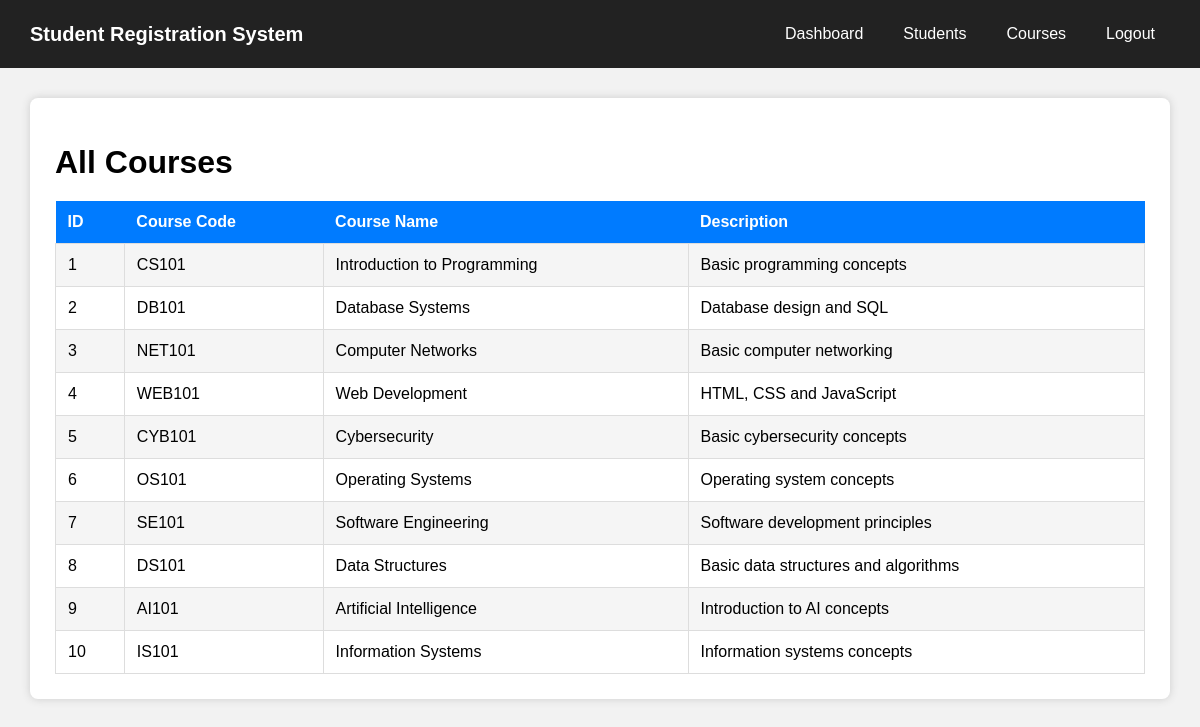
The app's page /course-list.php (signed in) with its own data.
### tables this page shows
CREATE TABLE `courses` (
  `id` int(11) NOT NULL,
  `course_code` varchar(50) NOT NULL,
  `course_name` varchar(150) NOT NULL,
  `description` text DEFAULT NULL
);

### course-list.php (the view, shortened to what this page needs)
<?php
include "connection.php";
$sql = "SELECT * FROM courses";
$result = mysqli_query($connection, $sql);
?>
<!DOCTYPE html>
<html>
<head>
    <link rel="stylesheet" href="style.css">
</head>
<body>
<nav class="navbar">
    <div class="logo">
        Student Registration System
    </div>
    <div class="nav-links">
        <a href="#dashboard">Dashboard</a>
        <a href="student-list.php">Students</a>
        <a href="course-list.php">Courses</a>
        <a href="logout.php">Logout</a>
    </div>
</nav>
<div class="course-container">
    <h1>All Courses</h1>
    <table class="course-table">
        <tr>
            <th>ID</th>
            <th>Course Code</th>
            <th>Course Name</th>
            <th>Description</th>
        </tr>
        <?php while ($course = mysqli_fetch_assoc($result)) { ?>
        <tr>
            <td>
                <?php echo $course['id']; ?>
            </td>
            <td>
                <?php echo $course['course_code']; ?>
            </td>
            <td>
                <?php echo $course['course_name']; ?>
            </td>
            <td>
                <?php echo $course['description']; ?>
            </td>
        </tr>
        <?php } ?>
    </table>
</div>
</body>
</html>

### style.css (style rules this page uses)
* { box-sizing: border-box; }
body { margin: 0; padding: 0; font-family: Arial, sans-serif; background-color: #f2f2f2; }
.navbar { width: 100%; background-color: #222; display: flex; justify-content: space-between; align-items: center; padding: 15px 30px; box-sizing: border-box; }
.logo { color: white; font-size: 20px; font-weight: bold; }
.nav-links { display: flex; gap: 10px; }
.nav-links a { color: white; text-decoration: none; padding: 10px 15px; border-radius: 5px; }

### course-list.php (style rules this page uses)
.course-container { width: 95%; margin: 30px auto; background-color: white; padding: 25px; border-radius: 8px; box-shadow: 0 0 8px #ccc; }
.course-container h1 { margin-bottom: 20px; }
.course-table { width: 100%; border-collapse: collapse; }
.course-table th { background-color: #007bff; color: white; padding: 12px; text-align: left; }
.course-table td { padding: 12px; border: 1px solid #ddd; }
.course-table tr:nth-child(even) { background-color: #f5f5f5; }
.navbar { width: 100%; background-color: #222; display: flex; justify-content: space-between; align-items: center; padding: 15px 30px; box-sizing: border-box; position: sticky; top: 0; z-index: 1000; }
.logo { color: white; font-size: 20px; font-weight: bold; }
.nav-links { display: flex; gap: 10px; }
.nav-links a { color: white; text-decoration: none; padding: 10px 15px; border-radius: 5px; }

### records on screen
courses: id "1", course_code "CS101", course_name "Introduction to Programming", description "Basic programming concepts"
courses: id "2", course_code "DB101", course_name "Database Systems", description "Database design and SQL"
courses: id "3", course_code "NET101", course_name "Computer Networks", description "Basic computer networking"
courses: id "4", course_code "WEB101", course_name "Web Development", description "HTML, CSS and JavaScript"
courses: id "5", course_code "CYB101", course_name "Cybersecurity", description "Basic cybersecurity concepts"
courses: id "6", course_code "OS101", course_name "Operating Systems", description "Operating system concepts"
courses: id "7", course_code "SE101", course_name "Software Engineering", description "Software development principles"
courses: id "8", course_code "DS101", course_name "Data Structures", description "Basic data structures and algorithms"
courses: id "9", course_code "AI101", course_name "Artificial Intelligence", description "Introduction to AI concepts"
courses: id "10", course_code "IS101", course_name "Information Systems", description "Information systems concepts"
